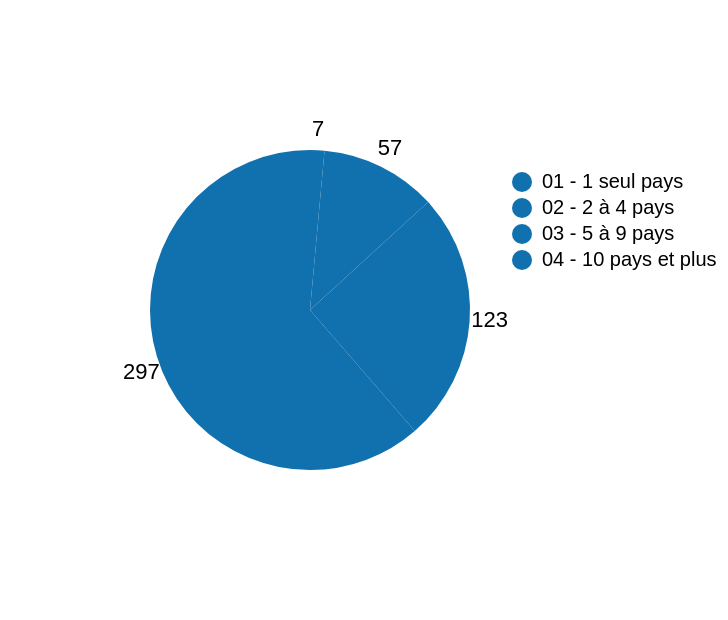

Write a Vega-Lite specification for this figure.
### Vega-Lite specification from a JSON file in a GitHub repository (floating-point values rounded to 4 significant figures)
{"$schema": "https://vega.github.io/schema/vega-lite/v4.json", "description": "A simple pie chart with labels.", "data": {"values": [{"_id": "04 - 10 pays et plus", "value": 7}, {"_id": "03 - 5 à 9 pays", "value": 57}, {"_id": "01 - 1 seul pays", "value": 123}, {"_id": "02 - 2 à 4 pays", "value": 297}]}, "encoding": {"theta": {"field": "value", "type": "quantitative", "stack": true}, "color": {"field": "_id", "type": "nominal", "legend": {"orient": "none", "title": null, "columns": 1, "legendX": 250, "legendY": 80}, "scale": {"range": ["#1071AE"]}}, "order": {"field": "order", "type": "quantitative"}}, "layer": [{"mark": {"type": "arc", "outerRadius": 80}}, {"mark": {"type": "text", "radius": 90, "fill": "black"}, "encoding": {"text": {"field": "value", "type": "nominal"}}}], "view": {"stroke": null}}
